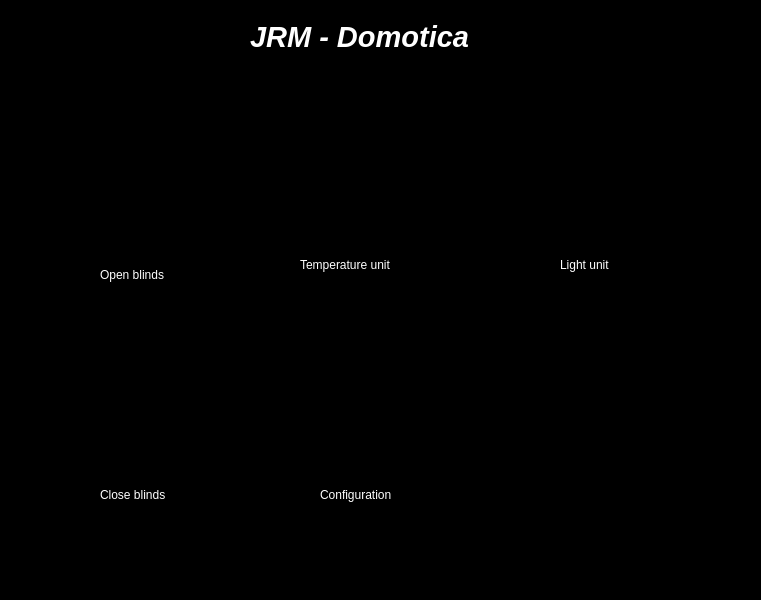
<?xml version="1.0" encoding="UTF-8"?>
<ui version="4.0">
 <class>MainWindow</class>
 <widget class="QMainWindow" name="MainWindow">
  <property name="geometry">
   <rect>
    <x>0</x>
    <y>0</y>
    <width>761</width>
    <height>600</height>
   </rect>
  </property>
  <property name="windowTitle">
   <string>They see me rollin..</string>
  </property>
  <property name="windowIcon">
   <iconset>
    <normaloff>images/hqdefault.ico</normaloff>images/hqdefault.ico</iconset>
  </property>
  <property name="layoutDirection">
   <enum>Qt::LeftToRight</enum>
  </property>
  <property name="autoFillBackground">
   <bool>false</bool>
  </property>
  <property name="styleSheet">
   <string notr="true">background-color: rgb(0, 0, 0);</string>
  </property>
  <widget class="QWidget" name="centralwidget">
   <widget class="QLabel" name="label">
    <property name="geometry">
     <rect>
      <x>250</x>
      <y>0</y>
      <width>235</width>
      <height>35</height>
     </rect>
    </property>
    <property name="sizeIncrement">
     <size>
      <width>30</width>
      <height>30</height>
     </size>
    </property>
    <property name="baseSize">
     <size>
      <width>20</width>
      <height>16</height>
     </size>
    </property>
    <property name="font">
     <font>
      <pointsize>22</pointsize>
      <weight>75</weight>
      <italic>true</italic>
      <bold>true</bold>
     </font>
    </property>
    <property name="autoFillBackground">
     <bool>false</bool>
    </property>
    <property name="styleSheet">
     <string notr="true">background-color: rgb(0, 0, 0);
color: rgb(255, 255, 255);</string>
    </property>
    <property name="text">
     <string>JRM - Domotica</string>
    </property>
   </widget>
   <widget class="Line" name="line">
    <property name="geometry">
     <rect>
      <x>0</x>
      <y>30</y>
      <width>981</width>
      <height>16</height>
     </rect>
    </property>
    <property name="orientation">
     <enum>Qt::Horizontal</enum>
    </property>
   </widget>
   <widget class="QWidget" name="horizontalLayoutWidget">
    <property name="geometry">
     <rect>
      <x>10</x>
      <y>80</y>
      <width>731</width>
      <height>152</height>
     </rect>
    </property>
    <layout class="QHBoxLayout" name="horizontalLayout">
     <property name="topMargin">
      <number>1</number>
     </property>
     <item>
      <widget class="QLabel" name="label_5">
       <property name="sizePolicy">
        <sizepolicy hsizetype="Minimum" vsizetype="Minimum">
         <horstretch>0</horstretch>
         <verstretch>0</verstretch>
        </sizepolicy>
       </property>
       <property name="maximumSize">
        <size>
         <width>150</width>
         <height>150</height>
        </size>
       </property>
       <property name="autoFillBackground">
        <bool>false</bool>
       </property>
       <property name="styleSheet">
        <string notr="true">border-color: rgb(144, 144, 144);
border-bottom-color: rgb(52, 52, 52);</string>
       </property>
       <property name="text">
        <string/>
       </property>
       <property name="pixmap">
        <pixmap resource="guiresource.qrc">:/newPrefix/images/png/002-up-arrow.png</pixmap>
       </property>
       <property name="scaledContents">
        <bool>true</bool>
       </property>
      </widget>
     </item>
     <item>
      <widget class="QLabel" name="label_3">
       <property name="sizePolicy">
        <sizepolicy hsizetype="Minimum" vsizetype="Minimum">
         <horstretch>0</horstretch>
         <verstretch>0</verstretch>
        </sizepolicy>
       </property>
       <property name="maximumSize">
        <size>
         <width>150</width>
         <height>150</height>
        </size>
       </property>
       <property name="autoFillBackground">
        <bool>false</bool>
       </property>
       <property name="text">
        <string/>
       </property>
       <property name="pixmap">
        <pixmap resource="guiresource.qrc">:/newPrefix/images/143768-weather-collection/png/thermometer-1.png</pixmap>
       </property>
       <property name="scaledContents">
        <bool>true</bool>
       </property>
      </widget>
     </item>
     <item>
      <widget class="QLabel" name="label_2">
       <property name="maximumSize">
        <size>
         <width>150</width>
         <height>150</height>
        </size>
       </property>
       <property name="text">
        <string/>
       </property>
       <property name="pixmap">
        <pixmap resource="guiresource.qrc">:/newPrefix/images/png/004-idea.png</pixmap>
       </property>
       <property name="scaledContents">
        <bool>true</bool>
       </property>
      </widget>
     </item>
    </layout>
   </widget>
   <widget class="QWidget" name="horizontalLayoutWidget_2">
    <property name="geometry">
     <rect>
      <x>10</x>
      <y>310</y>
      <width>511</width>
      <height>152</height>
     </rect>
    </property>
    <layout class="QHBoxLayout" name="horizontalLayout_2">
     <property name="topMargin">
      <number>1</number>
     </property>
     <item>
      <widget class="QLabel" name="label_6">
       <property name="maximumSize">
        <size>
         <width>150</width>
         <height>150</height>
        </size>
       </property>
       <property name="text">
        <string/>
       </property>
       <property name="pixmap">
        <pixmap resource="guiresource.qrc">:/newPrefix/images/png/001-down-arrow.png</pixmap>
       </property>
       <property name="scaledContents">
        <bool>true</bool>
       </property>
      </widget>
     </item>
     <item>
      <widget class="QLabel" name="label_7">
       <property name="sizePolicy">
        <sizepolicy hsizetype="Minimum" vsizetype="Minimum">
         <horstretch>0</horstretch>
         <verstretch>0</verstretch>
        </sizepolicy>
       </property>
       <property name="maximumSize">
        <size>
         <width>150</width>
         <height>150</height>
        </size>
       </property>
       <property name="autoFillBackground">
        <bool>false</bool>
       </property>
       <property name="text">
        <string/>
       </property>
       <property name="pixmap">
        <pixmap resource="guiresource.qrc">:/newPrefix/images/png/005-gear.png</pixmap>
       </property>
       <property name="scaledContents">
        <bool>true</bool>
       </property>
      </widget>
     </item>
    </layout>
   </widget>
   <widget class="QLabel" name="label_8">
    <property name="geometry">
     <rect>
      <x>100</x>
      <y>240</y>
      <width>101</width>
      <height>31</height>
     </rect>
    </property>
    <property name="styleSheet">
     <string notr="true">color: rgb(255, 255, 255);
background-color: rgb(0, 0, 0);
font: 14pt &quot;MS Shell Dlg 2&quot;;</string>
    </property>
    <property name="text">
     <string>Open blinds</string>
    </property>
   </widget>
   <widget class="QLabel" name="label_9">
    <property name="geometry">
     <rect>
      <x>100</x>
      <y>460</y>
      <width>101</width>
      <height>31</height>
     </rect>
    </property>
    <property name="styleSheet">
     <string notr="true">color: rgb(255, 255, 255);
background-color: rgb(0, 0, 0);
font: 14pt &quot;MS Shell Dlg 2&quot;;</string>
    </property>
    <property name="text">
     <string>Close blinds</string>
    </property>
   </widget>
   <widget class="QLabel" name="label_10">
    <property name="geometry">
     <rect>
      <x>320</x>
      <y>460</y>
      <width>111</width>
      <height>31</height>
     </rect>
    </property>
    <property name="styleSheet">
     <string notr="true">color: rgb(255, 255, 255);
background-color: rgb(0, 0, 0);
font: 14pt &quot;MS Shell Dlg 2&quot;;</string>
    </property>
    <property name="text">
     <string>Configuration</string>
    </property>
   </widget>
   <widget class="QLabel" name="label_11">
    <property name="geometry">
     <rect>
      <x>300</x>
      <y>230</y>
      <width>151</width>
      <height>31</height>
     </rect>
    </property>
    <property name="styleSheet">
     <string notr="true">color: rgb(255, 255, 255);
background-color: rgb(0, 0, 0);
font: 14pt &quot;MS Shell Dlg 2&quot;;</string>
    </property>
    <property name="text">
     <string>Temperature unit</string>
    </property>
   </widget>
   <widget class="QLabel" name="label_12">
    <property name="geometry">
     <rect>
      <x>560</x>
      <y>230</y>
      <width>81</width>
      <height>31</height>
     </rect>
    </property>
    <property name="styleSheet">
     <string notr="true">color: rgb(255, 255, 255);
background-color: rgb(0, 0, 0);
font: 14pt &quot;MS Shell Dlg 2&quot;;</string>
    </property>
    <property name="text">
     <string>Light unit</string>
    </property>
   </widget>
  </widget>
  <widget class="QMenuBar" name="menubar">
   <property name="geometry">
    <rect>
     <x>0</x>
     <y>0</y>
     <width>761</width>
     <height>21</height>
    </rect>
   </property>
   <widget class="QMenu" name="menuJRM_Domotica">
    <property name="title">
     <string>File</string>
    </property>
    <addaction name="actionExit"/>
   </widget>
   <widget class="QMenu" name="menuHelp">
    <property name="title">
     <string>Help</string>
    </property>
   </widget>
   <addaction name="menuJRM_Domotica"/>
   <addaction name="menuHelp"/>
  </widget>
  <widget class="QStatusBar" name="statusbar"/>
  <action name="actionExit">
   <property name="text">
    <string>Exit</string>
   </property>
  </action>
 </widget>
 <resources>
  <include location="guiresource.qrc"/>
 </resources>
 <connections/>
</ui>
